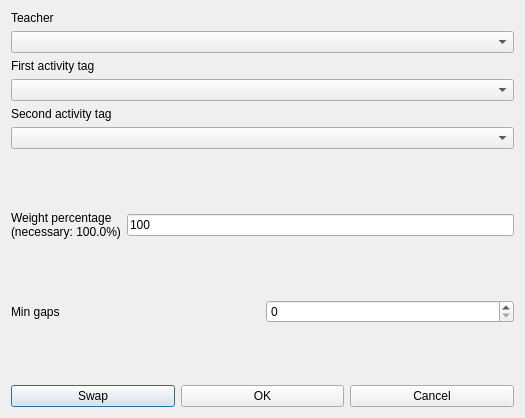
<?xml version="1.0" encoding="UTF-8"?>
<ui version="4.0">
 <class>ModifyConstraintTeacherMinGapsBetweenOrderedPairOfActivityTagsForm_template</class>
 <widget class="QDialog" name="ModifyConstraintTeacherMinGapsBetweenOrderedPairOfActivityTagsForm_template">
  <property name="geometry">
   <rect>
    <x>0</x>
    <y>0</y>
    <width>525</width>
    <height>418</height>
   </rect>
  </property>
  <property name="windowTitle">
   <string extracomment="This is the title of the dialog to modify a constraint of this type">Modify teacher min gaps between ordered pair of activity tags</string>
  </property>
  <layout class="QVBoxLayout" name="verticalLayout_2">
   <item>
    <layout class="QVBoxLayout" name="verticalLayout">
     <item>
      <widget class="QLabel" name="teachersTextLabel">
       <property name="frameShape">
        <enum>QFrame::NoFrame</enum>
       </property>
       <property name="frameShadow">
        <enum>QFrame::Plain</enum>
       </property>
       <property name="text">
        <string>Teacher</string>
       </property>
       <property name="wordWrap">
        <bool>false</bool>
       </property>
      </widget>
     </item>
     <item>
      <widget class="QComboBox" name="teacherComboBox">
       <property name="editable">
        <bool>false</bool>
       </property>
       <property name="insertPolicy">
        <enum>QComboBox::NoInsert</enum>
       </property>
       <property name="duplicatesEnabled">
        <bool>false</bool>
       </property>
      </widget>
     </item>
     <item>
      <widget class="QLabel" name="firstActivityTagTextLabel">
       <property name="frameShape">
        <enum>QFrame::NoFrame</enum>
       </property>
       <property name="frameShadow">
        <enum>QFrame::Plain</enum>
       </property>
       <property name="text">
        <string>First activity tag</string>
       </property>
       <property name="wordWrap">
        <bool>false</bool>
       </property>
      </widget>
     </item>
     <item>
      <widget class="QComboBox" name="firstActivityTagComboBox">
       <property name="editable">
        <bool>false</bool>
       </property>
       <property name="insertPolicy">
        <enum>QComboBox::NoInsert</enum>
       </property>
       <property name="duplicatesEnabled">
        <bool>false</bool>
       </property>
      </widget>
     </item>
     <item>
      <widget class="QLabel" name="secondActivityTagTextLabel">
       <property name="frameShape">
        <enum>QFrame::NoFrame</enum>
       </property>
       <property name="frameShadow">
        <enum>QFrame::Plain</enum>
       </property>
       <property name="text">
        <string>Second activity tag</string>
       </property>
       <property name="wordWrap">
        <bool>false</bool>
       </property>
      </widget>
     </item>
     <item>
      <widget class="QComboBox" name="secondActivityTagComboBox">
       <property name="editable">
        <bool>false</bool>
       </property>
       <property name="insertPolicy">
        <enum>QComboBox::NoInsert</enum>
       </property>
       <property name="duplicatesEnabled">
        <bool>false</bool>
       </property>
      </widget>
     </item>
    </layout>
   </item>
   <item>
    <spacer name="spacer6">
     <property name="orientation">
      <enum>Qt::Vertical</enum>
     </property>
     <property name="sizeType">
      <enum>QSizePolicy::Expanding</enum>
     </property>
     <property name="sizeHint" stdset="0">
      <size>
       <width>20</width>
       <height>20</height>
      </size>
     </property>
    </spacer>
   </item>
   <item>
    <layout class="QHBoxLayout" name="horizontalLayout_2">
     <item>
      <widget class="QLabel" name="weightTextLabel">
       <property name="frameShape">
        <enum>QFrame::NoFrame</enum>
       </property>
       <property name="frameShadow">
        <enum>QFrame::Plain</enum>
       </property>
       <property name="text">
        <string>Weight percentage
(necessary: 100.0%)</string>
       </property>
       <property name="wordWrap">
        <bool>false</bool>
       </property>
      </widget>
     </item>
     <item>
      <widget class="QLineEdit" name="weightLineEdit">
       <property name="text">
        <string notr="true">100</string>
       </property>
      </widget>
     </item>
    </layout>
   </item>
   <item>
    <spacer name="verticalSpacer">
     <property name="orientation">
      <enum>Qt::Vertical</enum>
     </property>
     <property name="sizeHint" stdset="0">
      <size>
       <width>20</width>
       <height>25</height>
      </size>
     </property>
    </spacer>
   </item>
   <item>
    <layout class="QHBoxLayout" name="horizontalLayout">
     <item>
      <widget class="QLabel" name="minGapsTextLabel">
       <property name="frameShape">
        <enum>QFrame::NoFrame</enum>
       </property>
       <property name="frameShadow">
        <enum>QFrame::Plain</enum>
       </property>
       <property name="text">
        <string>Min gaps</string>
       </property>
       <property name="wordWrap">
        <bool>false</bool>
       </property>
      </widget>
     </item>
     <item>
      <widget class="QSpinBox" name="minGapsSpinBox"/>
     </item>
    </layout>
   </item>
   <item>
    <spacer name="verticalSpacer_2">
     <property name="orientation">
      <enum>Qt::Vertical</enum>
     </property>
     <property name="sizeHint" stdset="0">
      <size>
       <width>20</width>
       <height>26</height>
      </size>
     </property>
    </spacer>
   </item>
   <item>
    <layout class="QHBoxLayout">
     <item>
      <widget class="QPushButton" name="swapPushButton">
       <property name="text">
        <string comment="Interchange (swap) the two selected activity tags in the dialog">Swap</string>
       </property>
      </widget>
     </item>
     <item>
      <widget class="QPushButton" name="okPushButton">
       <property name="text">
        <string>OK</string>
       </property>
      </widget>
     </item>
     <item>
      <widget class="QPushButton" name="cancelPushButton">
       <property name="text">
        <string>Cancel</string>
       </property>
      </widget>
     </item>
    </layout>
   </item>
  </layout>
 </widget>
 <layoutdefault spacing="6" margin="11"/>
 <resources/>
 <connections/>
</ui>
